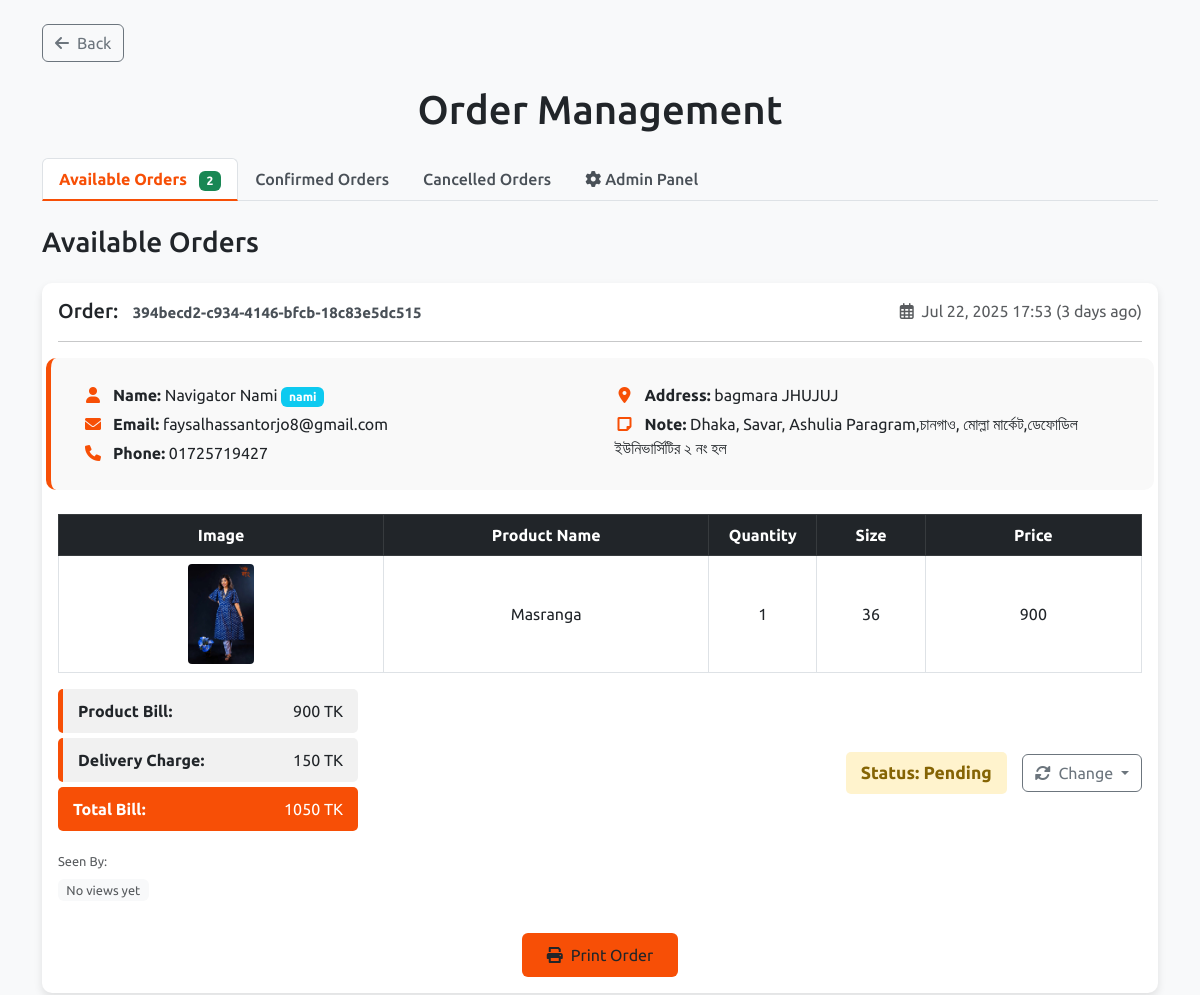
Before: /view-order/ (signed in, upper part) with the older database file.
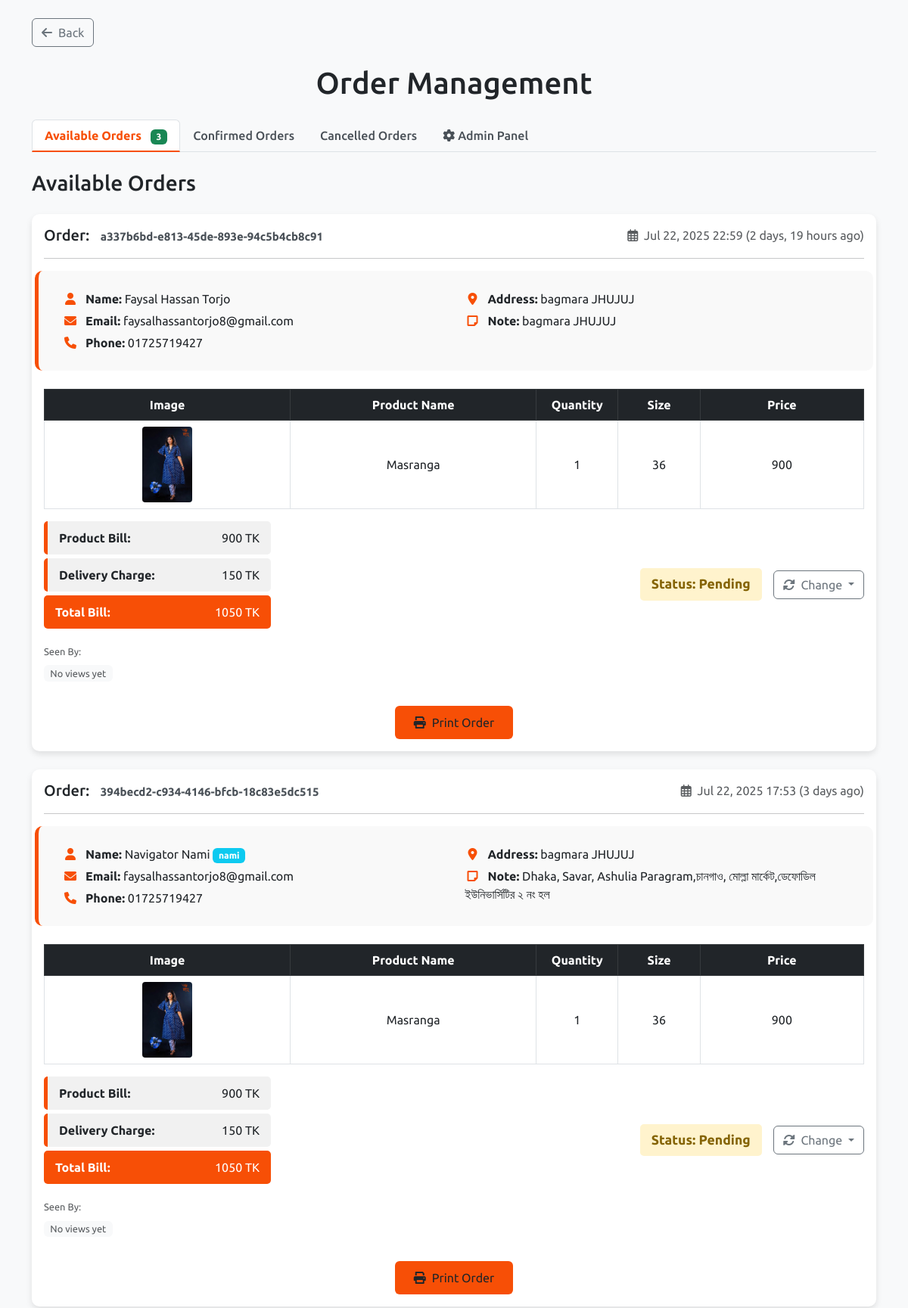
After: the same page with the newer database file.
### shop/models.py (models this page shows, shortened)
class ShippingAddress(models.Model):
    order=models.ForeignKey(Order,on_delete=models.CASCADE,null=True)
    first_name=models.CharField(max_length=100)
    last_name=models.CharField(max_length=20)
    address=models.TextField()
    address_note=models.CharField(max_length=100)
    phon=models.CharField(max_length=20)
    email=models.CharField(max_length=100)
    timestamp=models.DateTimeField(default=now,blank=True)

class Order(models.Model):
    STATUS_CHOICES = [
        ('not_confirm','not_confirm'),
        ('Confirmed','Confirmed'),
        ('Pending', 'Pending'),
        ('Processing', 'Processing'),
        ('Shipped', 'Shipped'),
        ('Delivered', 'Delivered'),
        ('Cancelled', 'Cancelled'),
    ]
    LOCATION_CHOICES = [
        ('inside_dhaka', 'Inside Dhaka'),
        ('outside_dhaka', 'Outside Dhaka'),
    ]
    id = models.UUIDField(
            primary_key=True,
            default=uuid.uuid4,
            editable=False
        )
    user=models.ForeignKey(UserProfile,on_delete=models.SET_NULL,null=True)
    status = models.CharField(max_length=20, choices=STATUS_CHOICES, default='not_confirm')
    sesssion_id = models.CharField(max_length=50, blank=True, null=True)
    items = models.ManyToManyField('Product', through='OrderItem')
    created_at=models.DateTimeField(default=now,blank=True)
    complete=models.BooleanField(default=False,blank=True)
    coupon=models.BooleanField(default=False,null=True,blank=True)
    coupon_percentange=models.PositiveIntegerField(default=0,null=True,blank=True)
    cancel_reason=models.TextField(null=True,blank=True)
    location = models.CharField(max_length=20, choices=LOCATION_CHOICES, null=True, blank=True)
    totalbill= models.PositiveIntegerField(default=0)
    delivary_charge = models.PositiveIntegerField(default=False)
    status_changed_by = models.ForeignKey(User,on_delete=models.SET_NULL,null=True,blank=True)
    @property
    def get_total(self):
        order_items = OrderItem.objects.filter(order=self)
        total = sum(item.item_total for item in order_items)
        if self.coupon:
            total-=total*(self.coupon_percentange/100)
        return int(total)

class UserProfile(models.Model):
    user=models.OneToOneField(User,on_delete=models.SET_NULL,null=True)
    is_anonymous = models.BooleanField(default=False)
    join_at=models.DateTimeField(default=now,blank=True)
    def __str__(self):
        return str(self.user)

class OrderItem(models.Model):
    product=models.ForeignKey(Product,on_delete=models.CASCADE,null=True)
    quantity=models.IntegerField(default=0)
    order = models.ForeignKey(Order, related_name='order_items',null=True, on_delete=models.CASCADE)
    size=models.CharField(max_length=10,blank=True,null=True)
    is_stitched = models.BooleanField(default=True)
    customization_note = models.TextField(null=True, blank=True)
    @property
    def item_total(self):
        if  self.is_stitched:
            total=self.product.price*self.quantity
        else:
            total=self.product.unstitched_price*self.quantity
        return total

class Product(models.Model):
    name=models.CharField(max_length=100)
    slug = AutoSlugField(populate_from='name',unique=True,null=True,default=None)
    product_code=models.CharField(max_length=100,null=True,blank=True)
    description=models.TextField(null=True,blank=True)
    desc = models.TextField(null=True,blank=True)
    price = models.IntegerField(default=0)
    unstitched_price = models.PositiveIntegerField(default=0)
    discount_percent=models.IntegerField(default=0)
    main_price = models.IntegerField(default=0)
    discount=models.BooleanField(default=True,null=True,blank=False)
    productCategory = models.ManyToManyField(ProductCategory)
    collectionset = models.ForeignKey(CollectionSet,on_delete=models.SET_NULL,null=True,blank=True)
    image=ResizedImageField(upload_to='product-image/',blank=True,null=True)
    image2=ResizedImageField(upload_to='product-image/',blank=True,null=True)
    image3=ResizedImageField(upload_to='product-image/',blank=True,null=True)
    image4=ResizedImageField(upload_to='product-image/',blank=True,null=True)
    youtube_video_id = models.CharField(max_length=50,blank=True,null=True)
    arrive_at=models.DateTimeField(default=now,blank=True)
    new_arrival=models.BooleanField(default=False,blank=True)
    tags = TaggableManager()
    in_stock=models.BooleanField(default=True,blank=True)
    ratting = models.FloatField(default=0)
    customization_possible =  models.BooleanField(default=False, blank=True, null=True)
    @property
    def imageURL(self):
        try:
            url=self.image.url
        except:
            url=''
        return url

### shop/views.py (the view)
# urls.py: path('view-order/',viewOrder, name="viewOrder"),
@admin_only
def viewOrder(request):
    two_weeks_ago = timezone.now() - timedelta(weeks=2)
    shippingAddress=ShippingAddress.objects.filter(order__status = "Pending",).order_by('-timestamp')
    confrimed_order = ShippingAddress.objects.filter(order__status = "Confirmed", order__created_at__gte=two_weeks_ago).order_by('-timestamp')
    cancelled_order = ShippingAddress.objects.filter(order__status = "Cancelled", order__created_at__gte=two_weeks_ago).order_by('-timestamp')
    print(confrimed_order)
    context={
       'shippingAddresss': shippingAddress,
       'confirmed_order': confrimed_order,
       'canceled_order': cancelled_order,
    }
    return render(request,'shop/viewOrder2.html',context)

### shop/decorator.py (called while the page is built)
def admin_only(view_func):
    @wraps(view_func)
    def _wrapped_view(request, *args, **kwargs):
        if request.user.is_authenticated and request.user.is_superuser:
            return view_func(request, *args, **kwargs)
        else:
            return redirect('/')  # Replace 'login' with your login URL or a forbidden page URL
    return _wrapped_view

### shop/templates/shop/viewOrder2.html (shortened to what the changed rows need)
<!DOCTYPE html>
<html lang="en">
    {% load static %}
<head>
    <link href="https://cdn.jsdelivr.net/npm/bootstrap@5.3.0-alpha1/dist/css/bootstrap.min.css" rel="stylesheet">
    <link rel="stylesheet" href="https://cdnjs.cloudflare.com/ajax/libs/font-awesome/6.0.0-beta3/css/all.min.css">
</head>
<body>
    <div class="container py-4">
        <h1 class="text-center mb-4">Order Management</h1>
        <ul class="nav nav-tabs mb-4" id="ordersTab" role="tablist">
            <li class="nav-item" role="presentation">
                <button class="nav-link active" id="available-tab" data-bs-toggle="tab" data-bs-target="#available" type="button" role="tab">
                    Available Orders <span class="badge bg-success ms-2">{{shippingAddresss|length}}</span>
                </button>
            </li>
        </ul>
        <div class="tab-content mt-2">
            <div class="tab-pane fade show active" id="available" role="tabpanel" aria-labelledby="available-tab">
                {% for shippingaddress in shippingAddresss %}
                <div class="card order-card mb-4" id="{{ shippingaddress.order.order_id }}">
                    <div class="card-body">
                        <div class="d-flex flex-column flex-md-row justify-content-between mb-3">
                            <h5 class="card-title mb-2 mb-md-0">
                                Order: <span class="badge bg-orange" style="color: #495057;">{{ shippingaddress.order.id }}</span>
                            </h5>
                            <p class="date text-muted mb-0">
                                <i class="far fa-calendar-alt me-1"></i>
                                {{shippingaddress.timestamp|date:"M d, Y H:i"}}
                                <span class="text-muted">({{shippingaddress.timestamp|timesince}} ago)</span>
                            </p>
                        </div>
                        <hr class="my-3">
                        <div class="row details-section mb-4">
                            <div class="col-md-6 mb-3 mb-md-0">
                                <p><i class="fas fa-user info-icon"></i><strong>Name:</strong>
                                     {{shippingaddress.first_name}} {{shippingaddress.last_name}}
                                     {%if shippingaddress.order.user %}
                                     <span  class="badge bg-info" title="Authenticated User">{{shippingaddress.order.user}}</span>
                                     {% endif %}
                                    </p>
                                <p><i class="fas fa-envelope info-icon"></i><strong>Email:</strong> {{shippingaddress.email}}</p>
                                <p><i class="fas fa-phone info-icon"></i><strong>Phone:</strong> {{shippingaddress.phon}}</p>
                            </div>
                            <div class="col-md-6">
                                <p><i class="fas fa-map-marker-alt info-icon"></i><strong>Address:</strong> {{shippingaddress.address}}</p>
                                <p><i class="fas fa-sticky-note info-icon"></i><strong>Note:</strong> {{shippingaddress.address_note|default:"No notes"}}</p>
                            </div>
                        </div>
                                <table class="table table-bordered">
                    <thead class="table-dark">
                        <tr>
                            <th class="text-center">Image</th>
                            <th class="text-center">Product Name</th>
                            <th class="text-center">Quantity</th>
                            <th class="text-center">Size</th>
                            <th class="text-center">Price</th>
                        </tr>
                    </thead>
                    <tbody>
                        {% for orderItem in shippingaddress.order.order_items.all %}
                        <tr>
                            <td data-label="Image">
                                <img src="{{ orderItem.product.imageURL }}" alt="product" class="product-img img-fluid">
                            </td>
                            <td data-label="Product Name" style=" width: 30%;">
                                {{ orderItem.product.name }}
                                <br>
                            </td>
                            <td data-label="Quantity" style="width: 10%;">{{ orderItem.quantity }}</td>
                            <td data-label="Size" style="width: 10%;">{{ orderItem.size }}</td>
                            <td data-label="Price">{{ orderItem.item_total }}</td>
                        </tr>
                        {% endfor %}
                    </tbody>
                </table>
                        <div class="flex-container">
                            <ul class="bill-summary">
                                <li><span>Product Bill:</span> {{shippingaddress.order.get_total}} TK</li>
                                <li><span>Delivery Charge:</span> {{shippingaddress.order.delivary_charge}} TK</li>
                                {% with delivery_charge=shippingaddress.order.delivary_charge total_amount=shippingaddress.order.get_total %}
                                <li class="total"><span>Total Bill:</span> {{ delivery_charge|add:total_amount }} TK</li>
                                {% endwith %}
                            </ul>
                            <div class="status-container no-print">
                                <div class="status-display status-{{shippingaddress.order.status|lower}}">
                                    Status: {{shippingaddress.order.status}}
                                </div>
                                <div class="dropdown">
                                    <form method="POST" action="{% url 'order_status' %}">
                                        <button class="btn btn-outline-secondary dropdown-toggle" type="button" id="statusDropdown" data-bs-toggle="dropdown" aria-expanded="false">
                                            <i class="fas fa-sync-alt me-1"></i> Change
                                        </button>
                                    </form>
                                </div>
                            </div>
                        </div>
                        <div class="mt-3 no-print">
                            <p class="text-muted mb-2" style="font-size: 0.8rem;">Seen By:</p>
                            <div class="d-flex flex-wrap">
                                {% for user in shippingaddress.seen_by.all %}
                                <span class="badge bg-light text-dark seen-by-badge">
                                    <i class="far fa-user-circle me-1"></i>{{ user.user.username }}
                                </span>
                                {% empty %}
                                <span class="badge bg-light text-muted seen-by-badge">
                                    No views yet
                                </span>
                                {% endfor %}
                            </div>
                        </div>
                        <div class="text-center mt-4 no-print">
                            <button class="btn print-btn" onclick="printDiv('{{ shippingaddress.order.order_id }}')">
                                <i class="fas fa-print me-2"></i>Print Order
                            </button>
                        </div>
                    </div>
                </div>
                {% endfor %}
            </div>
        </div>
    </div>
</body>
</html>

Changed rows visible on the page:
added ShippingAddress: order.id "a337b6bd-e813-45de-893e-94c5b4cb8c91", timestamp "Jul 22, 2025 22:59", timestamp "2 days, 19 hours", first_name "Faysal Hassan Torjo", email "faysalhassantorjo8@gmail.com", phon "01725719427", address "bagmara JHUJUJ", address_note "bagmara JHUJUJ", order.get_total "900", order.delivary_charge "150", order.delivary_charge|add "1050", order.status "Pending"
added OrderItem: product.imageURL (picture), product.name "Masranga", quantity "1", size "36", item_total "900", shown under "a337b6bd-e813-45de-893e-94c5b4cb8c91"
Other visible differences:
{{ shippingAddresss|length }}: "2" → "3"
